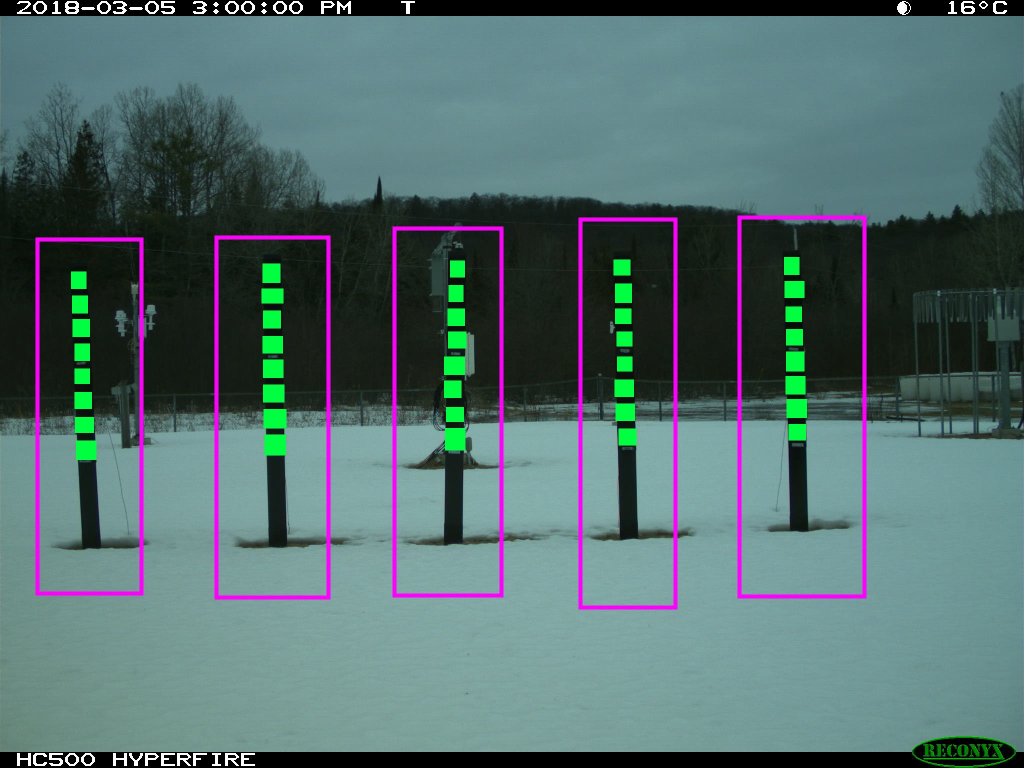
#> input picture IMG_0001.JPG, 2048 x 1536 px, given in place of , which was not available (shown at 1/2 size)
$ python register.py
#> lines starting #> are read from the running program, lines starting #| are printed output that depends on the picture; pictures that were not available may be replaced by others from this repository, and a replacement may not be noted
#> further down, imReference is the input picture: shape (1536, 2048, 3); mean B, G, R 108.6, 108.2, 83.7
# import necessary packages
import cv2
import numpy as np
import Tkinter as tk
import tkFileDialog

# global variables
MAX_FEATURES = 500
GOOD_MATCH_PERCENT = 0.15

# GUI class
class GUI:
	def __init__(self):
		# open window
		self.root = tk.Tk()
		self.root.configure(background='#ffffff')
		self.root.title("Select Images")

		# variables
		self.templateDir = ""
		self.inputDir = ""

		# label
		self.label = tk.Label(
			self.root,
			text = "Register Image to Template",
			background = '#ffffff',
			foreground = '#000000',
			font = ("Calibri Light", 18))

		# buttons
		self.image1Button = tk.Button(
			self.root,
			text = "Select Template",
			background = '#ffffff',
			foreground = '#000000',
			command = lambda: self.selectFile("1"),
			width = 17,
			font = ("Calibri Light", 14))

		self.image2Button = tk.Button(
			self.root,
			text = "Select Image",
			background = '#ffffff',
			foreground = '#000000',
			command = lambda: self.selectFile("2"),
			width = 17,
			font = ("Calibri Light", 14))

		self.execute = tk.Button(
			self.root,
			text = "Register",
			background = '#ffffff',
			foreground = '#000000',
			command = lambda: self.root.destroy(),
			width = 17,
			font = ("Calibri Light", 14))

		# packing
		self.label.pack(pady = 20, padx = 50)
		self.image1Button.pack(pady = (20,5), padx = 50)
		self.image2Button.pack(pady = (5,20), padx = 50)
		self.execute.pack(pady = (5,20), padx = 50)

		self.root.mainloop()

	def selectFile(self, method):
		# open file selector
		if(method == "1"):
			self.templateDir = tkFileDialog.askopenfilename(initialdir = "/",title = "Select image",filetypes = (("jpeg files","*.jpg"),("all files","*.*")))
		elif(method == "2"):
			self.inputDir = tkFileDialog.askopenfilename(initialdir = "/",title = "Select image",filetypes = (("jpeg files","*.jpg"),("all files","*.*")))

	def getDirs(self):
		return self.templateDir, self.inputDir

# function to align image to template
def alignImages(img1, img2):

	# convert images to grayscale
	img1Gray = cv2.cvtColor(img1, cv2.COLOR_BGR2GRAY)
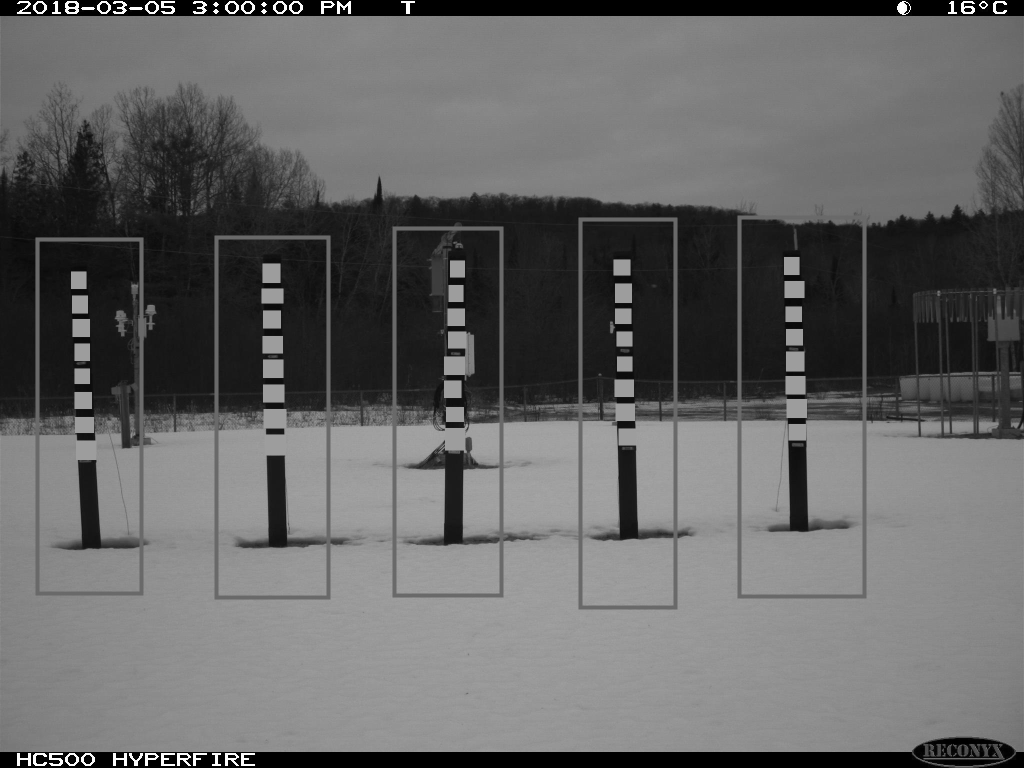
#> img1Gray: shape (1536, 2048) (shown at 1/2 size); min 0, max 255, mean 100.9
	img2Gray = cv2.cvtColor(img2, cv2.COLOR_BGR2GRAY)

	# detect ORB features and compute descriptors
	orb = cv2.ORB_create(MAX_FEATURES)
	kp1, desc1 = orb.detectAndCompute(img1Gray, None)
#> kp1 = 500 keypoints; strongest (x, y, size): (142, 575, 31), (1238, 858, 37.2), (151, 687, 31), (929, 552, 31)
	kp2, desc2 = orb.detectAndCompute(img2Gray, None)
#> kp2 has the same summary as kp1

	# match features
	matcher = cv2.DescriptorMatcher_create(cv2.DESCRIPTOR_MATCHER_BRUTEFORCE_HAMMING)
	matches = matcher.match(desc1, desc2, None)
#> matches = 500 matches

	# sort matches by score
#> (the run stopped early here; a loop or call above may not have finished)

$ run again, on IMG_Template.JPG
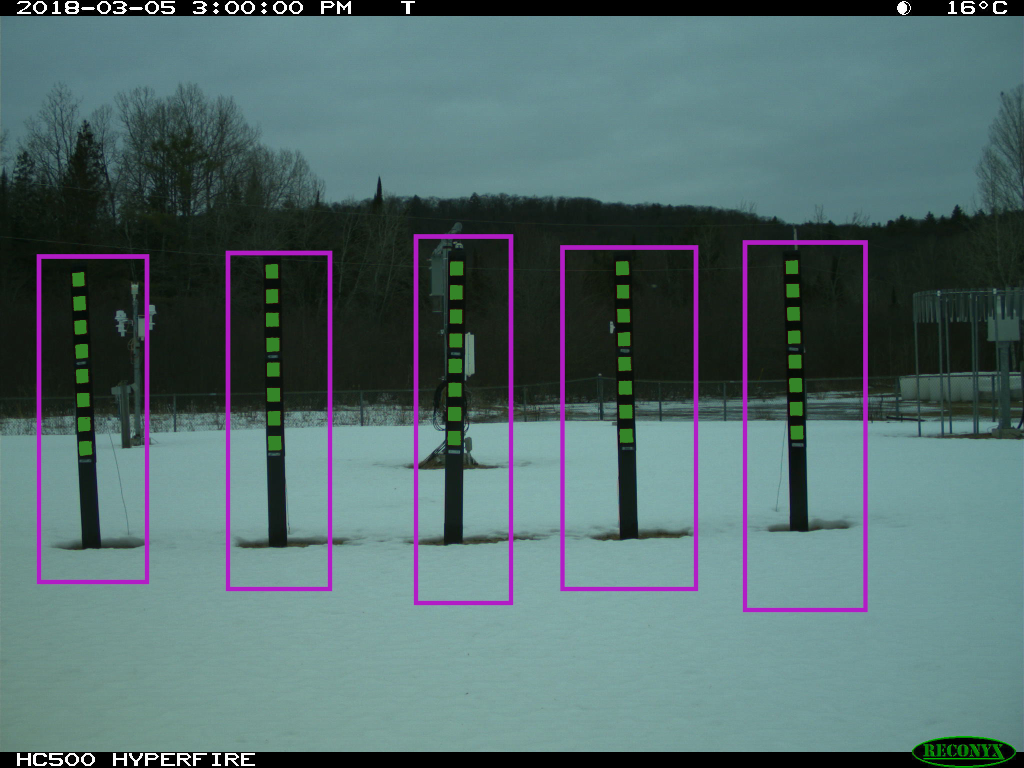
#> input picture IMG_Template.JPG, 2048 x 1536 px, given in place of , which was not available (shown at 1/2 size)
#> imReference is the input picture: shape (1536, 2048, 3); mean B, G, R 106.9, 106, 82.6
#> in alignImages, `img1Gray = cv2.cvtColor(img1, cv2.COLOR_BGR2GRAY)`:
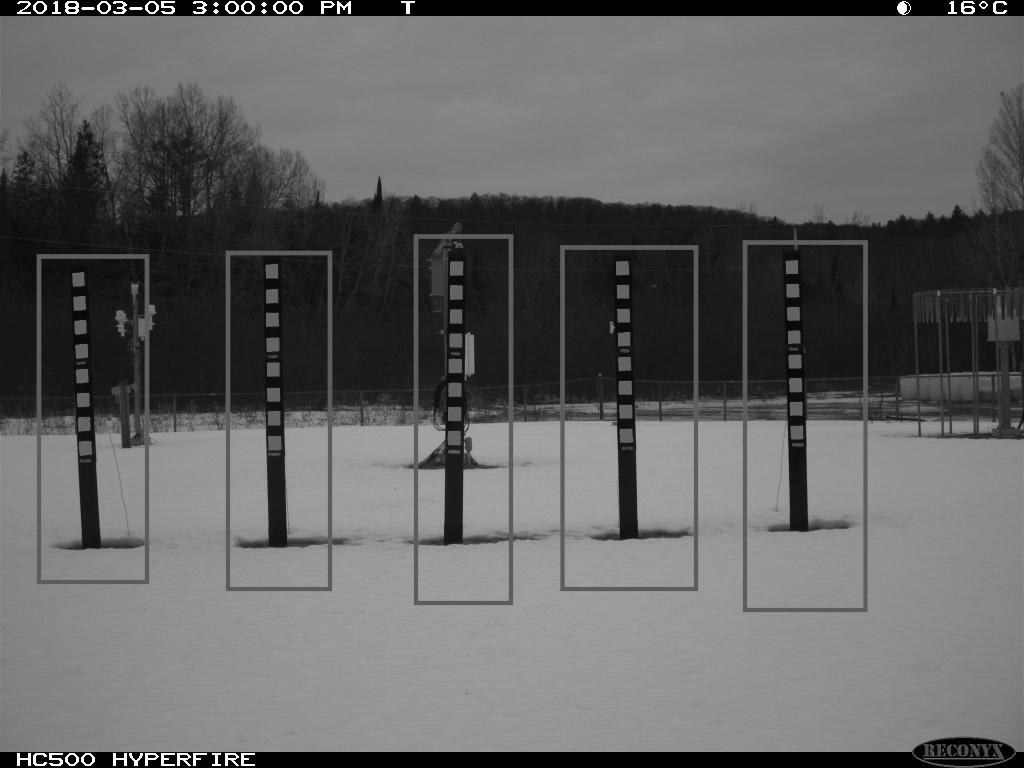
#> img1Gray: shape (1536, 2048) (shown at 1/2 size); min 0, max 255, mean 99.1
#> kp1 = 500 keypoints; strongest (x, y, size): (888, 854, 44.6), (888, 852, 53.6), (889, 854, 37.2), (1906, 1489, 31)
#> kp2 has the same summary as kp1
#> matches = 500 matches

$ run again, on MFDC3594.JPG
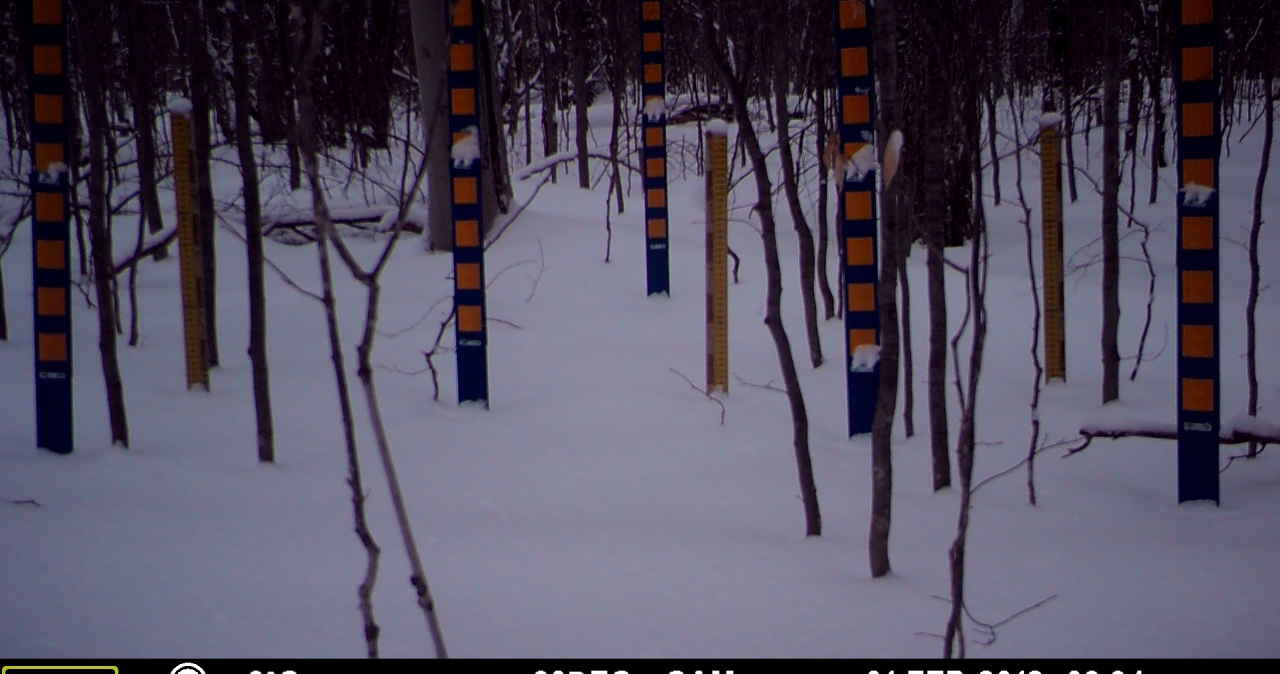
#> input picture MFDC3594.JPG, 3840 x 2020 px, given in place of , which was not available (shown at 1/3 size)
#> imReference is the input picture: shape (2020, 3840, 3); mean B, G, R 95.6, 77.1, 82.5
#> in alignImages, `img1Gray = cv2.cvtColor(img1, cv2.COLOR_BGR2GRAY)`:
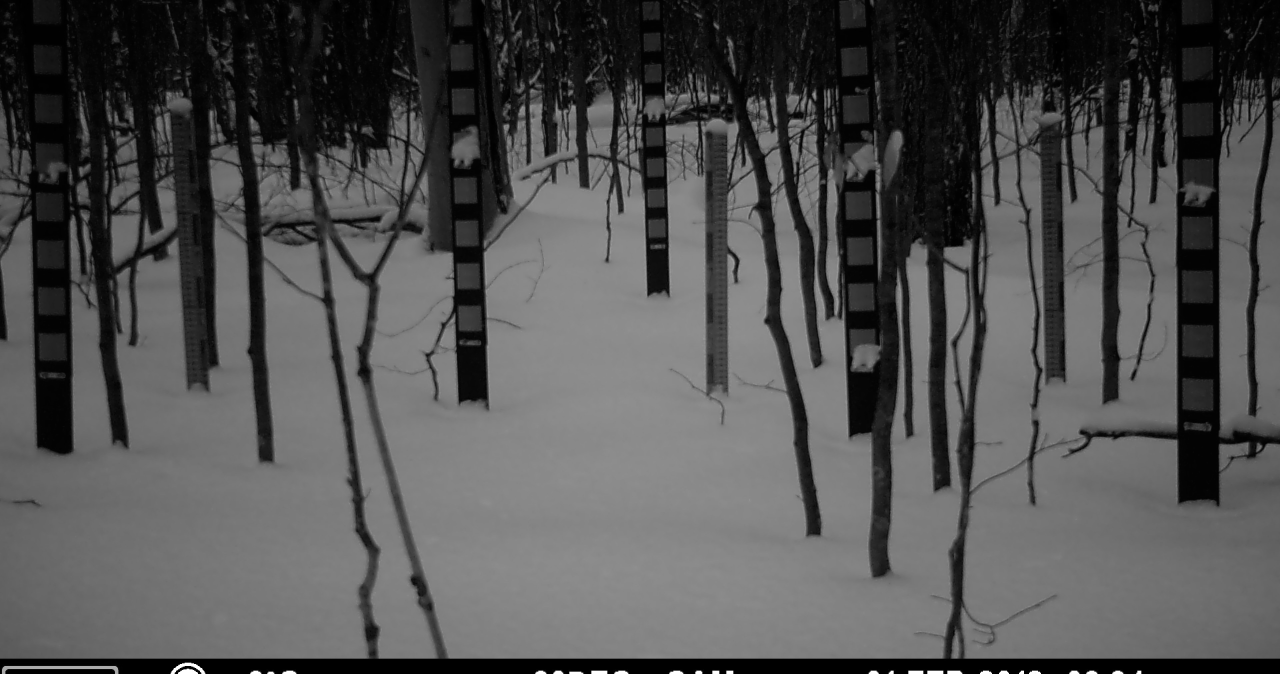
#> img1Gray: shape (2020, 3840) (shown at 1/3 size); min 0, max 255, mean 80.8
#> kp1 = 500 keypoints; strongest (x, y, size): (572, 1988, 31), (555, 1988, 31), (1523, 376, 111.1), (2001, 379, 92.6)
#> kp2 has the same summary as kp1
#> matches = 500 matches
